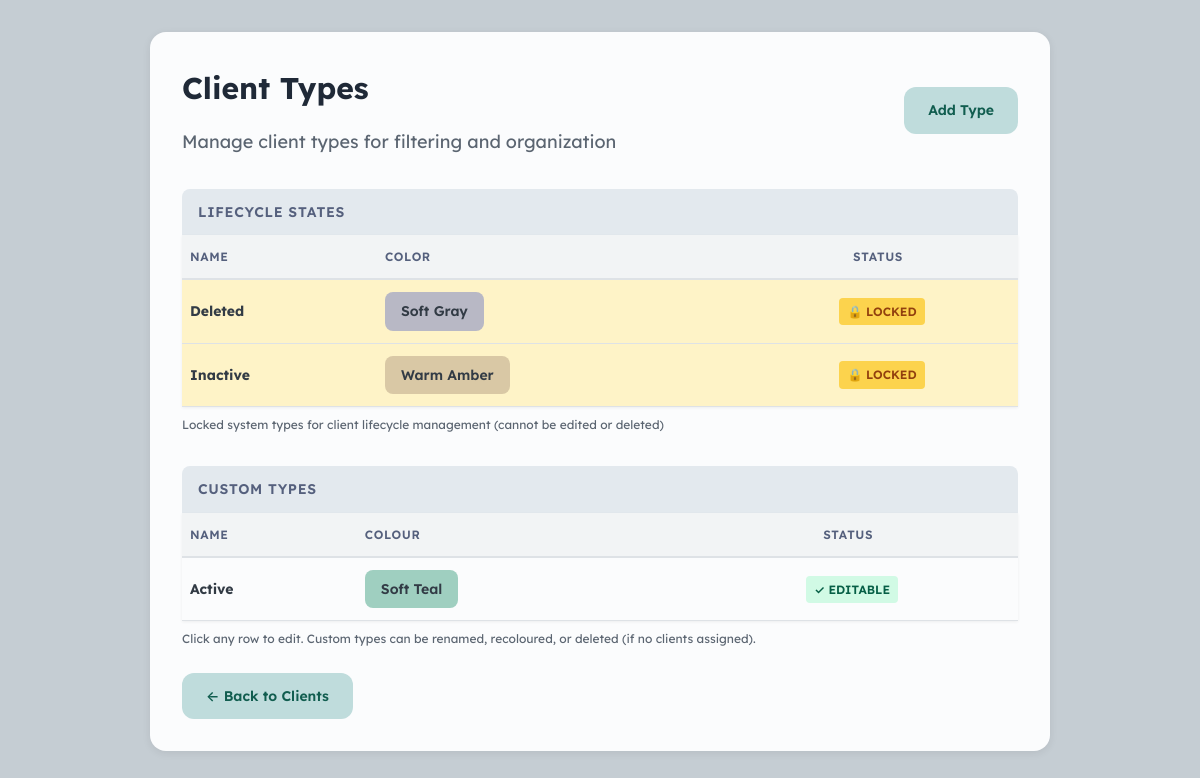
The app's page /types with its own data.
### tables this page shows
CREATE TABLE client_types (
                id INTEGER PRIMARY KEY AUTOINCREMENT,
                name TEXT UNIQUE NOT NULL,
                color TEXT NOT NULL,
                color_name TEXT,
                bubble_color TEXT,
                retention_period INTEGER,
                is_system INTEGER DEFAULT 0,
                is_system_locked INTEGER DEFAULT 0,
                created_at INTEGER NOT NULL,
                modified_at INTEGER NOT NULL
            );

### web/blueprints/types.py (the view)
@types_bp.route('/types')
def manage_types():
    all_types = db.get_all_client_types()
    locked_types = [t for t in all_types if t.get('is_system_locked')]
    editable_types = [t for t in all_types if not t.get('is_system_locked')]
    editable_types.sort(key=lambda t: t['name'])
    return render_template('manage_types.html',
                         locked_types=locked_types,
                         editable_types=editable_types)

### core/database.py (called while the page is built)
    def connect(self):
        conn = sqlite3.connect(str(self.db_path), timeout=10.0)
        conn.execute('PRAGMA journal_mode=WAL')
        return conn

    def get_all_client_types(self) -> List[Dict[str, Any]]:
        conn = self.connect()
        conn.row_factory = sqlite3.Row
        cursor = conn.cursor()
        cursor.execute("SELECT * FROM client_types ORDER BY name")
        rows = cursor.fetchall()
        conn.close()
        return [dict(row) for row in rows]

### web/templates/manage_types.html (shortened to what this page needs)
{% extends "base.html" %}
{% block content %}
<div class="card">
    <div class="header-row">
        <div>
            <h2>Client Types</h2>
            <p style="color: #5B6571; margin-top: 0.5rem;">Manage client types for filtering and organization</p>
        </div>
        <a href="{{ url_for('types.add_type') }}" class="btn-add">Add Type</a>
    </div>
    <div class="section-header">Lifecycle States</div>
    <table>
        <thead>
            <tr>
                <th>Name</th>
                <th>Color</th>
                <th style="text-align: center;">Status</th>
            </tr>
        </thead>
        <tbody>
            {% for type in locked_types %}
            <tr class="locked-type">
                <td>
                    <strong>{{ type.name }}</strong>
                </td>
                <td>
                    <span class="type-badge" style="background-color: {{ type.color }}">
                        {{ type.color_name or type.color }}
                    </span>
                </td>
                <td style="text-align: center;">
                    <span class="locked-indicator">🔒 LOCKED</span>
                </td>
            </tr>
            {% endfor %}
        </tbody>
    </table>
    <small style="color: #5B6571; display: block; margin-bottom: 1rem;">
        Locked system types for client lifecycle management (cannot be edited or deleted)
    </small>
    <div class="section-header">Custom Types</div>
    <table>
        <thead>
            <tr>
                <th>Name</th>
                <th>Colour</th>
                <th style="text-align: center;">Status</th>
            </tr>
        </thead>
        <tbody>
            {% for type in editable_types %}
            <tr onclick="window.location='{{ url_for('types.edit_type', type_id=type.id) }}'">
                <td>
                    <strong>{{ type.name }}</strong>
                </td>
                <td>
                    <span class="type-badge" style="background-color: {{ type.color }}">
                        {{ type.color_name or type.color }}
                    </span>
                </td>
                <td style="text-align: center;">
                    <span class="locked-indicator" style="background: #D1FAE5; color: #065F46;">✓ EDITABLE</span>
                </td>
            </tr>
            {% endfor %}
        </tbody>
    </table>
    <small style="color: #5B6571; display: block; margin-top: 0.5rem;">
        Click any row to edit. Custom types can be renamed, recoloured, or deleted (if no clients assigned).
    </small>
    <a href="{{ url_for('clients.index') }}" class="btn">← Back to Clients</a>
</div>
{% endblock %}

### web/templates/manage_types.html (style rules this page uses)
.card { max-width: min(900px, 95vw); margin: 0 auto; }
.header-row { display: flex; justify-content: space-between; align-items: center; margin-bottom: 0.5rem; }
h2 { color: #111827; margin: 0; }
.btn-add { padding: 0.75rem 1.5rem; background: #BFDCDC; color: #115D4F; text-decoration: none; border-radius: 0.75rem; font-size: 0.875rem; font-weight: 600; transition: all 0.2s; display: inline-block; border: none; cursor: pointer; }
.type-badge { display: inline-block; padding: 0.5rem 1rem; border-radius: 0.5rem; font-size: 0.875rem; font-weight: 600; color: #323B45; }
.section-header { background: #E3E9EE; padding: 0.75rem 1rem; font-weight: 600; color: #55607D; font-size: 0.875rem; text-transform: uppercase; letter-spacing: 0.05em; margin-top: 2rem; border-radius: 0.5rem 0.5rem 0 0; }
table { width: 100%; border-collapse: collapse; background: #FBFCFD; overflow: hidden; box-shadow: 0 1px 3px rgba(0,0,0,0.06); margin-bottom: 0.5rem; }
thead tr { background: #F2F4F5; border-bottom: 2px solid #DEE2E6; }
th { padding: 0.75rem 0.5rem; text-align: left; font-weight: 600; color: #55607D; font-size: 0.75rem; text-transform: uppercase; letter-spacing: 0.05em; }
tbody tr { border-bottom: 1px solid #DEE2E6; transition: background 0.2s; cursor: pointer; }
tbody tr.locked-type { background: #FEF3C7; cursor: default; }
td { padding: 0.75rem 0.5rem; color: #323B45; font-size: 0.875rem; }
small { color: #5B6571; font-size: 0.75rem; }
.btn { padding: 0.75rem 1.5rem; background: #BFDCDC; color: #115D4F; text-decoration: none; border-radius: 0.75rem; font-size: 0.875rem; font-weight: 600; transition: all 0.2s; display: inline-block; border: none; cursor: pointer; margin-top: 1.5rem; }
.locked-indicator { display: inline-block; padding: 0.25rem 0.5rem; background: #FCD34D; color: #92400E; font-size: 0.75rem; font-weight: 600; border-radius: 0.25rem; margin-left: 0.5rem; }

### records on screen
client_types: name "Deleted", color_name "Soft Gray"
client_types: name "Inactive", color_name "Warm Amber"
client_types: name "Active", color_name "Soft Teal"
